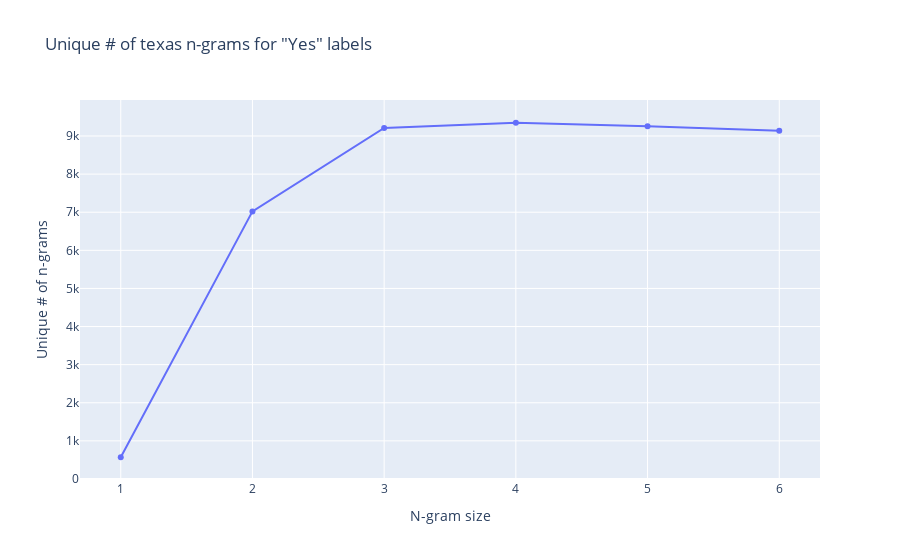

Notebook source saved alongside this figure:
### Markdown cell above
There are TONS of ngrams that are only in "no" (good reviews). There are no unique ngrams to "bad" reviews. There are a few unique ngrams to "yes" reviews. In addition to the gif, we can look at the number of unique values to each label over time on a line chart.

### Code cell
import plotly.express as px

# prepare data
is_df = pd.DataFrame(intersection_sizes)
is_df = is_df.melt(id_vars="n", var_name="label", value_name="count")
is_df["count"] = is_df["count"].astype(int)
is_df["n"] = is_df["n"].astype(int)

# only look at the size of "yes" labels
is_df_yes = is_df[is_df.label == "yes"]

# plot a line chart
px.line(is_df_yes, 
    x="n", y="count",
    title=f"Unique # of {GEO} n-grams for \"Yes\" labels", 
    labels={"n": "N-gram size", "count": "Unique # of n-grams"},
    markers=True
    )

### Figure 1 — Plotly figure (JSON) as saved in the notebook; plotly's stock layout.template omitted (floating-point values rounded to 4 significant figures)
{"data": [{"hovertemplate": "N-gram size=%{x}<br>Unique # of n-grams=%{y}<extra></extra>", "legendgroup": "", "line": {"color": "#636efa", "dash": "solid"}, "marker": {"symbol": "circle"}, "mode": "lines+markers", "name": "", "orientation": "v", "showlegend": false, "type": "scatter", "x": [1, 2, 3, 4, 5, 6], "xaxis": "x", "y": [570, 7022, 9211, 9348, 9254, 9140], "yaxis": "y"}], "layout": {"legend": {"tracegroupgap": 0}, "title": {"text": "Unique # of texas n-grams for \"Yes\" labels"}, "xaxis": {"anchor": "y", "domain": [0, 1], "title": {"text": "N-gram size"}}, "yaxis": {"anchor": "x", "domain": [0, 1], "title": {"text": "Unique # of n-grams"}}}}
